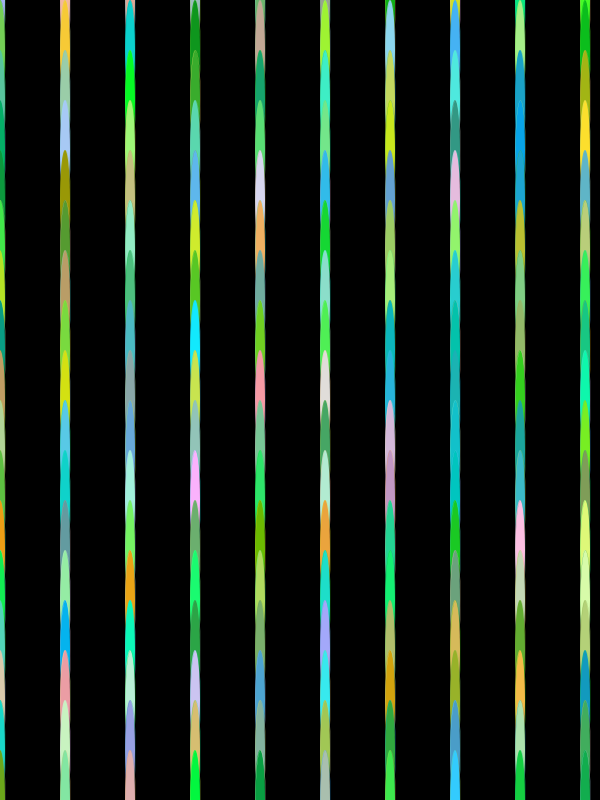
Frame 1 (no input)
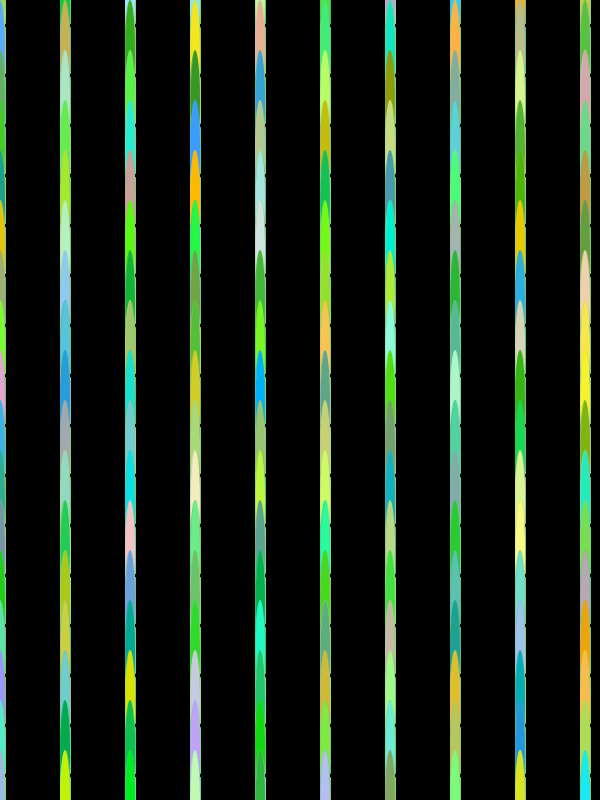
Frame 60 (the mouse pressed at the canvas centre just before this capture)
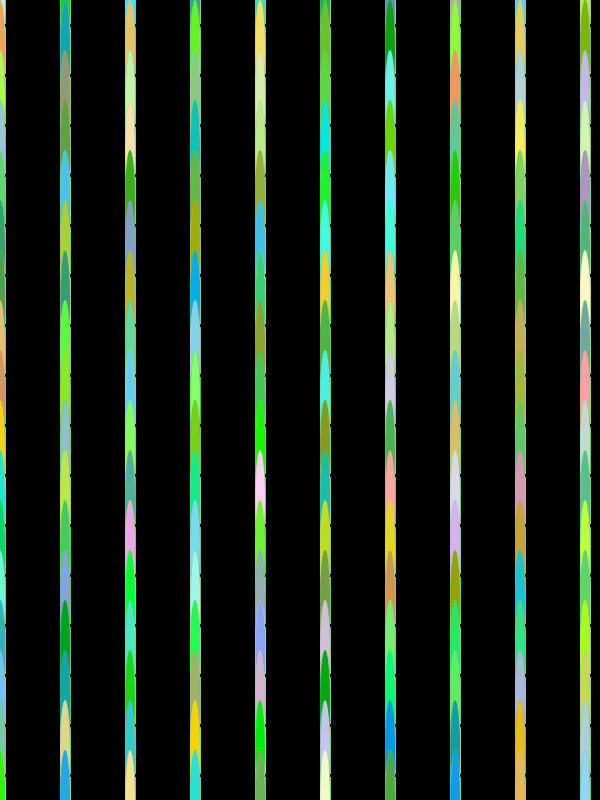
Frame 120 (the mouse held since frame 60 and released just before this capture)

The Processing sketch that drew these frames (run headless with seeded random() and noise(); from frame 60 on, the mouse is pressed at the canvas centre):

// Processing sketch: Animated_background
// ── Animated_background.pde

void setup(){
  background(0);
  size(600,800);
}

void draw(){
 noFill();
 stroke(255);
 strokeWeight(0.2);
 
 for (int i = 0; i < 600; i = i+65) {
  for (int j = 0; j < 900; j = j+50) {
    fill(random(0,255),random(150,255),random(0,255));
    stroke(random(0,255),random(150,255),random(0,255));
    ellipse(i, j,10,100);
   }
 }
 
 save("star.jpg");
} 
